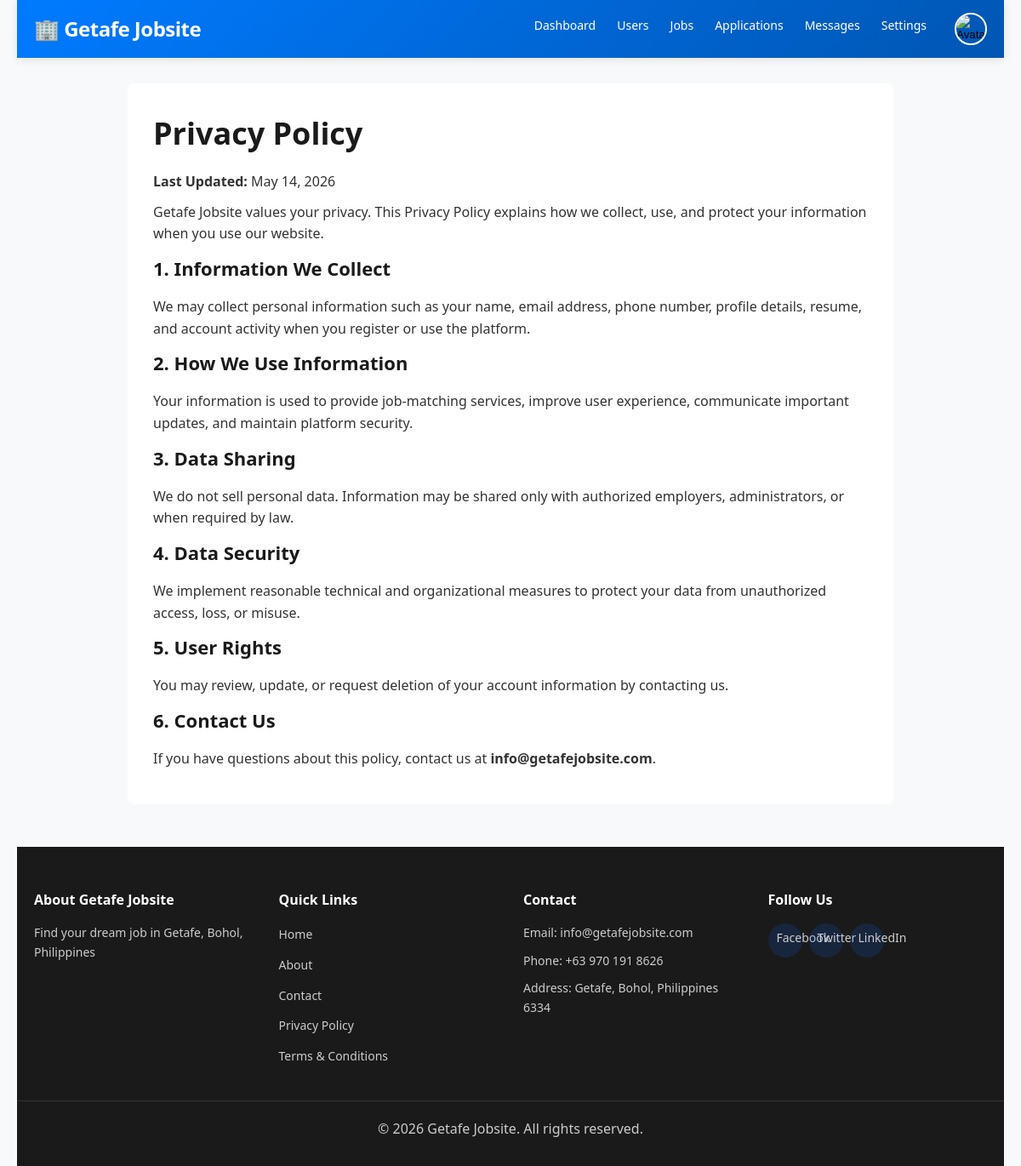
The page /public/privacy-policy.php (signed in) on the database its author committed.
### tables this page shows
CREATE TABLE `settings` (
  `id` int(11) NOT NULL AUTO_INCREMENT,
  `setting_key` varchar(100) DEFAULT NULL,
  `setting_value` longtext DEFAULT NULL,
  `created_at` timestamp NOT NULL DEFAULT current_timestamp(),
  `updated_at` timestamp NOT NULL DEFAULT current_timestamp() ON UPDATE current_timestamp(),
  PRIMARY KEY (`id`),
  UNIQUE KEY `setting_key` (`setting_key`)
);

### config/config.php (called while the page is built, shortened)
<?php
require_once __DIR__ . '/database.php';
function sanitize($data) {
    global $conn;
    return $conn->real_escape_string(htmlspecialchars(trim($data)));
}
function isLoggedIn() {
    return isset($_SESSION['user_id']) && !empty($_SESSION['user_id']);
}
function getUserType() {
    return $_SESSION['user_type'] ?? null;
}
function getSetting($key, $default = '') {
    global $conn;
    $key = sanitize($key);
    $result = $conn->query("SELECT setting_value FROM settings WHERE setting_key = '$key'");
    if ($result && $result->num_rows > 0) {
        $row = $result->fetch_assoc();
        return $row['setting_value'];
    }
    return $default;
}
?>

### public/privacy-policy.php (the view, shortened to what this page needs)
<?php
require_once '../config/config.php';
require_once '../includes/header.php';
?>
<div class="container">
    <?php require_once '../includes/navbar.php'; ?>
    <div class="page-content" style="max-width: 900px; margin: 30px auto; background: #fff; padding: 30px; border-radius: 8px;">
        <h1>Privacy Policy</h1>
        <p><strong>Last Updated:</strong> <?php echo date('F d, Y'); ?></p>
        <p>
            <?php echo getSetting('site_name', 'Getafe Jobsite'); ?> values your privacy.
            This Privacy Policy explains how we collect, use, and protect your information
            when you use our website.
        </p>
        <h3>1. Information We Collect</h3>
        <p>
            We may collect personal information such as your name, email address, phone number,
            profile details, resume, and account activity when you register or use the platform.
        </p>
        <h3>2. How We Use Information</h3>
        <p>
            Your information is used to provide job-matching services, improve user experience,
            communicate important updates, and maintain platform security.
        </p>
        <h3>3. Data Sharing</h3>
        <p>
            We do not sell personal data. Information may be shared only with authorized employers,
            administrators, or when required by law.
        </p>
        <h3>4. Data Security</h3>
        <p>
            We implement reasonable technical and organizational measures to protect your data
            from unauthorized access, loss, or misuse.
        </p>
        <h3>5. User Rights</h3>
        <p>
            You may review, update, or request deletion of your account information by contacting us.
        </p>
        <h3>6. Contact Us</h3>
        <p>
            If you have questions about this policy, contact us at
            <strong><?php echo getSetting('site_email', 'info@getafejobsite.com'); ?></strong>.
        </p>
    </div>
    <?php require_once '../includes/footer.php'; ?>
</div>
</body>
</html>

### includes/navbar.php (shortened to what this page needs)
<?php
$user_type = getUserType();
$avatar = $_SESSION['avatar'] ?? '';
$avatar_src = !empty($avatar)
    ? (strpos($avatar, 'http') === 0 ? $avatar : BASE_URL . ltrim($avatar, '/'))
    : BASE_URL . 'assets/images/default-avatar.png';
?>
<nav class="navbar">
    <div class="nav-container">
        <div class="nav-logo">
            <a href="<?php echo BASE_URL; ?>">
                🏢 <?php echo getSetting('site_name', 'Getafe Jobsite'); ?>
            </a>
        </div>
        <div class="nav-menu" id="navMenu">
            <?php if (isLoggedIn()): ?>
                <?php if ($user_type === 'jobseeker'): ?>
                    <a href="<?php echo BASE_URL; ?>my-applications.php" class="nav-link">Applications</a>
                    <a href="<?php echo BASE_URL; ?>saved-jobs.php" class="nav-link">Saved Jobs</a>
                <?php elseif ($user_type === 'employer'): ?>
                    <a href="<?php echo BASE_URL; ?>post-job.php" class="nav-link">Post Job</a>
                    <a href="<?php echo BASE_URL; ?>my-jobs.php" class="nav-link">My Jobs</a>
                    <a href="<?php echo BASE_URL; ?>my-applications.php" class="nav-link">Applications</a>
                <?php elseif ($user_type === 'admin'): ?>
                    <a href="<?php echo BASE_URL; ?>admin/dashboard.php" class="nav-link">Dashboard</a>
                    <a href="<?php echo BASE_URL; ?>admin/manage-users.php" class="nav-link">Users</a>
                    <a href="<?php echo BASE_URL; ?>admin/manage-jobs.php" class="nav-link">Jobs</a>
                    <a href="<?php echo BASE_URL; ?>admin/manage-applications.php" class="nav-link">Applications</a>
                    <a href="<?php echo BASE_URL; ?>admin/manage-messages.php" class="nav-link">Messages</a>
                    <a href="<?php echo BASE_URL; ?>admin/settings.php" class="nav-link">Settings</a>
                <?php endif; ?>
                <div class="nav-user" id="navUserMenu">
                    <button type="button" class="avatar-btn" id="avatarBtn" aria-label="Open profile menu">
                        <img src="<?php echo htmlspecialchars($avatar_src, ENT_QUOTES, 'UTF-8'); ?>" alt="Avatar" class="avatar-small">
                    </button>
                </div>
            <?php else: ?>
                <a href="<?php echo BASE_URL; ?>login.php" class="btn btn-primary">Login</a>
                <a href="<?php echo BASE_URL; ?>register.php" class="btn btn-secondary">Register</a>
            <?php endif; ?>
        </div>
    </div>
</nav>

### includes/footer.php (shortened to what this page needs)
<?php
$site_email = getSetting('site_email', 'info@getafejobsite.com');
$contact_phone = getSetting('contact_phone', '0701918626');
$address = getSetting('address', 'Getafe, Bohol, Philippines');
$facebook_url = getSetting('facebook_url', 'https://facebook.com/');
$twitter_url = getSetting('twitter_url', 'https://twitter.com/');
$linkedin_url = getSetting('linkedin_url', 'https://linkedin.com/');
?>
<footer class="footer">
    <div class="footer-container">
        <div class="footer-section">
            <h4>About <?php echo getSetting('site_name', 'Getafe Jobsite'); ?></h4>
            <p><?php echo getSetting('site_description', 'Find your dream job in Getafe, Bohol'); ?></p>
        </div>
        <div class="footer-section">
            <h4>Quick Links</h4>
            <ul>
                <li><a href="<?php echo BASE_URL; ?>">Home</a></li>
                <li><a href="<?php echo BASE_URL; ?>about.php">About</a></li>
                <li><a href="<?php echo BASE_URL; ?>contact.php">Contact</a></li>
                <li><a href="<?php echo BASE_URL; ?>privacy-policy.php">Privacy Policy</a></li>
                <li><a href="<?php echo BASE_URL; ?>terms-and-conditions.php">Terms & Conditions</a></li>
            </ul>
        </div>
        <div class="footer-section">
            <h4>Contact</h4>
            <p>Email: <?php echo htmlspecialchars($site_email); ?></p>
            <p>Phone: <?php echo htmlspecialchars($contact_phone); ?></p>
            <p>Address: <?php echo htmlspecialchars($address); ?></p>
        </div>
        <div class="footer-section">
            <h4>Follow Us</h4>
            <div class="social-links">
                <a href="<?php echo htmlspecialchars($facebook_url); ?>" class="social-link" target="_blank" rel="noopener noreferrer">Facebook</a>
                <a href="<?php echo htmlspecialchars($twitter_url); ?>" class="social-link" target="_blank" rel="noopener noreferrer">Twitter</a>
                <a href="<?php echo htmlspecialchars($linkedin_url); ?>" class="social-link" target="_blank" rel="noopener noreferrer">LinkedIn</a>
            </div>
        </div>
    </div>
    <div class="footer-bottom">
        <p>&copy; 2026 <?php echo getSetting('site_name', 'Getafe Jobsite'); ?>. All rights reserved.</p>
    </div>
</footer>

### css/style.css (style rules this page uses)
* { margin: 0; padding: 0; box-sizing: border-box; }
html { scroll-behavior: smooth; font-size: 16px; }
body { font-family: 'Segoe UI', Tahoma, Geneva, Verdana, sans-serif; background-color: #f8f9fa; color: #333; line-height: 1.6; }
.container { max-width: 1200px; margin: 0 auto; padding: 0 20px; }
h1, h2, h3, h4, h5, h6 { color: #1a1a1a; margin-bottom: 15px; font-weight: 600; }
h1 { font-size: 36px; }
h3 { font-size: 22px; }
h4 { font-size: 18px; }
p { margin-bottom: 10px; }
a { color: #007bff; text-decoration: none; transition: color 0.3s; }
.navbar { background: linear-gradient(135deg, #007bff 0%, #0056b3 100%); padding: 15px 0; box-shadow: 0 2px 10px rgba(0, 0, 0, 0.1); position: sticky; top: 0; z-index: 1000; }
.navbar .nav-container { max-width: 1200px; margin: 0 auto; padding: 0 20px; display: flex; justify-content: space-between; align-items: center; }
.nav-logo a { color: white; text-decoration: none; font-size: 24px; font-weight: bold; display: flex; align-items: center; letter-spacing: -0.5px; }
.nav-menu { display: flex; list-style: none; gap: 25px; align-items: center; }
.nav-link { color: white; text-decoration: none; font-weight: 500; transition: color 0.3s, border-bottom 0.3s; padding-bottom: 5px; border-bottom: 2px solid transparent; }
.nav-user { position: relative; display: flex; align-items: center; gap: 10px; cursor: pointer; }
.avatar-small { width: 36px; height: 36px; border-radius: 50%; object-fit: cover; border: 2px solid white; transition: transform 0.3s; }
.nav-user { position: relative; cursor: pointer; }
.footer { background-color: #1a1a1a; color: white; padding: 50px 0 20px; margin-top: 50px; }
.footer-container { max-width: 1200px; margin: 0 auto; padding: 0 20px; display: grid; grid-template-columns: repeat(auto-fit, minmax(220px, 1fr)); gap: 30px; margin-bottom: 30px; }
.footer-section h4 { margin-bottom: 15px; color: #fff; font-size: 16px; }
.footer-section p, .footer-section a { color: #ccc; font-size: 14px; text-decoration: none; transition: color 0.3s; }
.footer-section ul { list-style: none; }
.footer-section ul li { margin-bottom: 10px; }
.social-links { display: flex; gap: 15px; }
.social-link { display: inline-flex; align-items: center; justify-content: center; width: 40px; height: 40px; background-color: #007bff; border-radius: 50%; color: white; text-decoration: none; transition: all 0.3s; }
.footer-bottom { border-top: 1px solid #333; padding-top: 20px; text-align: center; color: #ccc; }
.nav-user img, .nav-user { user-select: none; -webkit-user-drag: none; touch-action: manipulation; }
.social-links { display: flex; gap: 8px; flex-wrap: wrap; }
.social-link { display: inline-block; padding: 6px 10px; border-radius: 20px; background: rgba(13, 110, 253, 0.15); color: #dbeafe; text-decoration: none; font-size: 13px; }
.nav-menu { display: flex; align-items: center; gap: 14px; flex-wrap: wrap; }
.nav-link { white-space: nowrap; font-size: 14px; }
.nav-user { position: relative; margin-left: 6px; flex-shrink: 0; }
.avatar-small { width: 36px; height: 36px; border-radius: 50%; object-fit: cover; border: 2px solid rgba(255,255,255,0.9); cursor: pointer; }
.nav-user { position: relative !important; margin-left: 8px; flex-shrink: 0; display: flex; align-items: center; }
.avatar-btn { background: transparent; border: 0; padding: 0; cursor: pointer; display: flex; align-items: center; }
.avatar-small { width: 38px !important; height: 38px !important; border-radius: 50% !important; object-fit: cover !important; border: 2px solid rgba(255, 255, 255, 0.95) !important; display: block; pointer-events: none; }

### includes/navbar.php (style rules this page uses)
.nav-user { position: relative !important; display: flex !important; align-items: center !important; margin-left: 8px !important; }
.avatar-btn { border: 0 !important; background: transparent !important; padding: 0 !important; cursor: pointer !important; display: inline-flex !important; align-items: center !important; justify-content: center !important; }
.avatar-small { width: 38px !important; height: 38px !important; border-radius: 50% !important; object-fit: cover !important; border: 2px solid #ffffff !important; display: block !important; }

### rows shown on the page
settings: setting_value "Getafe Jobsite"
settings: setting_value "info@getafejobsite.com"
settings: setting_value "Find your dream job in Getafe, Bohol, Philippines"
settings: setting_value "+63 970 191 8626"
settings: setting_value "Getafe, Bohol, Philippines 6334"
